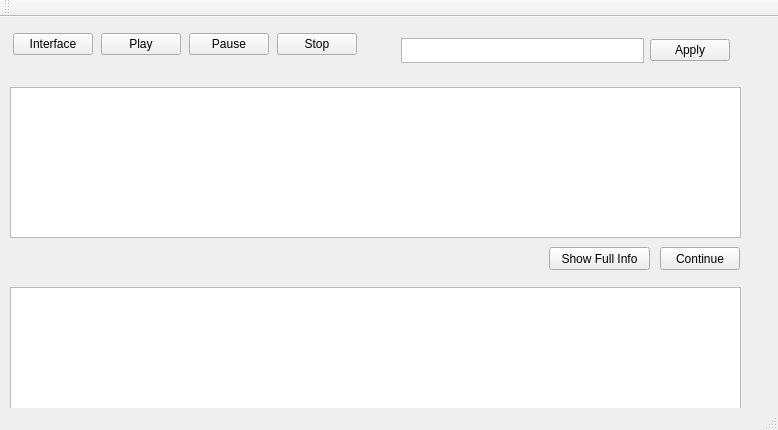
<?xml version="1.0" encoding="UTF-8"?>
<ui version="4.0">
 <class>MainWindow</class>
 <widget class="QMainWindow" name="MainWindow">
  <property name="geometry">
   <rect>
    <x>0</x>
    <y>0</y>
    <width>778</width>
    <height>430</height>
   </rect>
  </property>
  <property name="windowTitle">
   <string>MainWindow</string>
  </property>
  <widget class="QWidget" name="centralWidget">
   <widget class="QWidget" name="gridLayoutWidget">
    <property name="geometry">
     <rect>
      <x>0</x>
      <y>0</y>
      <width>370</width>
      <height>54</height>
     </rect>
    </property>
    <layout class="QGridLayout" name="ProcessbuttonGridLayout">
     <item row="1" column="1">
      <widget class="QPushButton" name="Interface">
       <property name="text">
        <string>Interface</string>
       </property>
      </widget>
     </item>
     <item row="1" column="0">
      <spacer name="horizontalSpacer_3">
       <property name="orientation">
        <enum>Qt::Horizontal</enum>
       </property>
       <property name="sizeHint" stdset="0">
        <size>
         <width>40</width>
         <height>20</height>
        </size>
       </property>
      </spacer>
     </item>
     <item row="1" column="8">
      <spacer name="horizontalSpacer_4">
       <property name="orientation">
        <enum>Qt::Horizontal</enum>
       </property>
       <property name="sizeHint" stdset="0">
        <size>
         <width>40</width>
         <height>20</height>
        </size>
       </property>
      </spacer>
     </item>
     <item row="1" column="6">
      <spacer name="horizontalSpacer_2">
       <property name="orientation">
        <enum>Qt::Horizontal</enum>
       </property>
       <property name="sizeHint" stdset="0">
        <size>
         <width>40</width>
         <height>20</height>
        </size>
       </property>
      </spacer>
     </item>
     <item row="1" column="3">
      <widget class="QPushButton" name="playButton">
       <property name="maximumSize">
        <size>
         <width>100</width>
         <height>100</height>
        </size>
       </property>
       <property name="baseSize">
        <size>
         <width>50</width>
         <height>50</height>
        </size>
       </property>
       <property name="focusPolicy">
        <enum>Qt::StrongFocus</enum>
       </property>
       <property name="layoutDirection">
        <enum>Qt::LeftToRight</enum>
       </property>
       <property name="autoFillBackground">
        <bool>false</bool>
       </property>
       <property name="text">
        <string>Play</string>
       </property>
      </widget>
     </item>
     <item row="1" column="7">
      <widget class="QPushButton" name="stopButton">
       <property name="text">
        <string>Stop</string>
       </property>
      </widget>
     </item>
     <item row="1" column="5">
      <widget class="QPushButton" name="pauseButton">
       <property name="maximumSize">
        <size>
         <width>100</width>
         <height>100</height>
        </size>
       </property>
       <property name="baseSize">
        <size>
         <width>50</width>
         <height>50</height>
        </size>
       </property>
       <property name="text">
        <string>Pause</string>
       </property>
      </widget>
     </item>
     <item row="1" column="4">
      <spacer name="horizontalSpacer">
       <property name="orientation">
        <enum>Qt::Horizontal</enum>
       </property>
       <property name="sizeHint" stdset="0">
        <size>
         <width>40</width>
         <height>20</height>
        </size>
       </property>
      </spacer>
     </item>
     <item row="1" column="2">
      <spacer name="horizontalSpacer_5">
       <property name="orientation">
        <enum>Qt::Horizontal</enum>
       </property>
       <property name="sizeHint" stdset="0">
        <size>
         <width>40</width>
         <height>20</height>
        </size>
       </property>
      </spacer>
     </item>
    </layout>
   </widget>
   <widget class="QWidget" name="gridLayoutWidget_2">
    <property name="geometry">
     <rect>
      <x>370</x>
      <y>0</y>
      <width>371</width>
      <height>93</height>
     </rect>
    </property>
    <layout class="QGridLayout" name="filterGridLayout">
     <item row="4" column="0">
      <spacer name="verticalSpacer">
       <property name="orientation">
        <enum>Qt::Vertical</enum>
       </property>
       <property name="sizeType">
        <enum>QSizePolicy::Fixed</enum>
       </property>
       <property name="sizeHint" stdset="0">
        <size>
         <width>20</width>
         <height>25</height>
        </size>
       </property>
      </spacer>
     </item>
     <item row="0" column="1">
      <widget class="QTextEdit" name="filterField">
       <property name="maximumSize">
        <size>
         <width>500</width>
         <height>25</height>
        </size>
       </property>
       <property name="baseSize">
        <size>
         <width>50</width>
         <height>50</height>
        </size>
       </property>
      </widget>
     </item>
     <item row="0" column="2">
      <widget class="QPushButton" name="applyButton">
       <property name="text">
        <string>Apply</string>
       </property>
      </widget>
     </item>
    </layout>
   </widget>
   <widget class="QTextBrowser" name="packetsCptrd">
    <property name="geometry">
     <rect>
      <x>10</x>
      <y>70</y>
      <width>731</width>
      <height>151</height>
     </rect>
    </property>
   </widget>
   <widget class="QTextBrowser" name="packetInfo">
    <property name="geometry">
     <rect>
      <x>10</x>
      <y>270</y>
      <width>731</width>
      <height>192</height>
     </rect>
    </property>
   </widget>
   <widget class="QPushButton" name="m_continueButton">
    <property name="geometry">
     <rect>
      <x>660</x>
      <y>230</y>
      <width>80</width>
      <height>23</height>
     </rect>
    </property>
    <property name="text">
     <string>Continue</string>
    </property>
   </widget>
   <widget class="QPushButton" name="m_ShowFullInfoButton">
    <property name="geometry">
     <rect>
      <x>549</x>
      <y>230</y>
      <width>101</width>
      <height>23</height>
     </rect>
    </property>
    <property name="text">
     <string>Show Full Info</string>
    </property>
   </widget>
  </widget>
  <widget class="QMenuBar" name="menuBar">
   <property name="geometry">
    <rect>
     <x>0</x>
     <y>0</y>
     <width>778</width>
     <height>20</height>
    </rect>
   </property>
  </widget>
  <widget class="QToolBar" name="mainToolBar">
   <attribute name="toolBarArea">
    <enum>TopToolBarArea</enum>
   </attribute>
   <attribute name="toolBarBreak">
    <bool>false</bool>
   </attribute>
  </widget>
  <widget class="QStatusBar" name="statusBar"/>
 </widget>
 <layoutdefault spacing="6" margin="11"/>
 <resources/>
 <connections/>
</ui>
